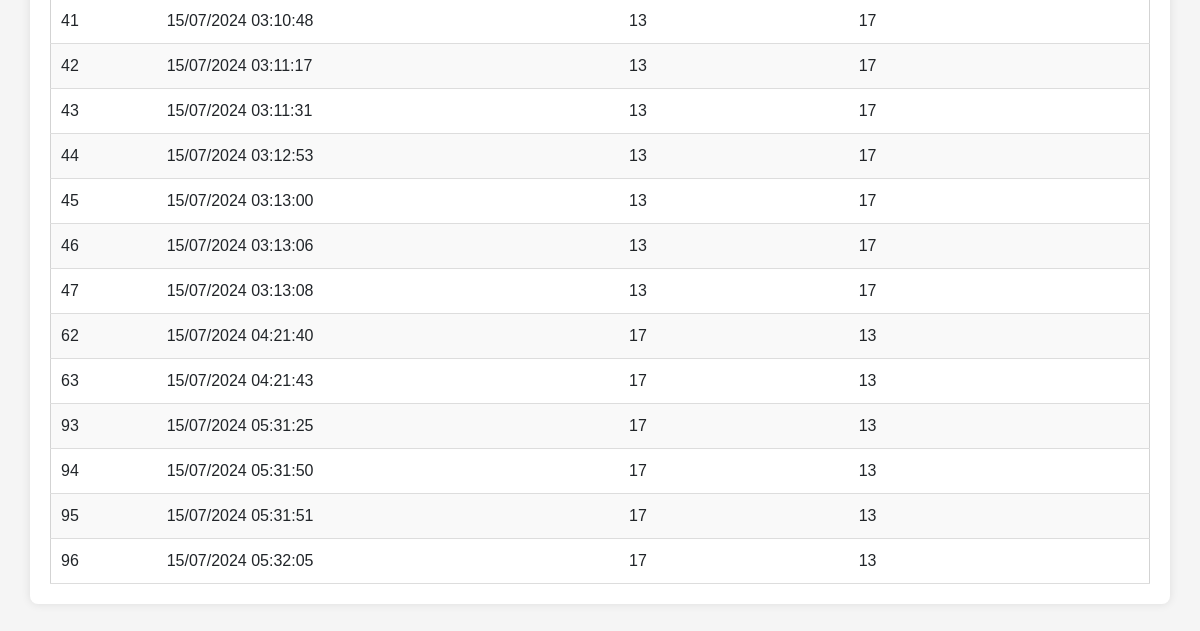
/users/visits.php (signed in, lower part), run on an earlier commit of the app's database.
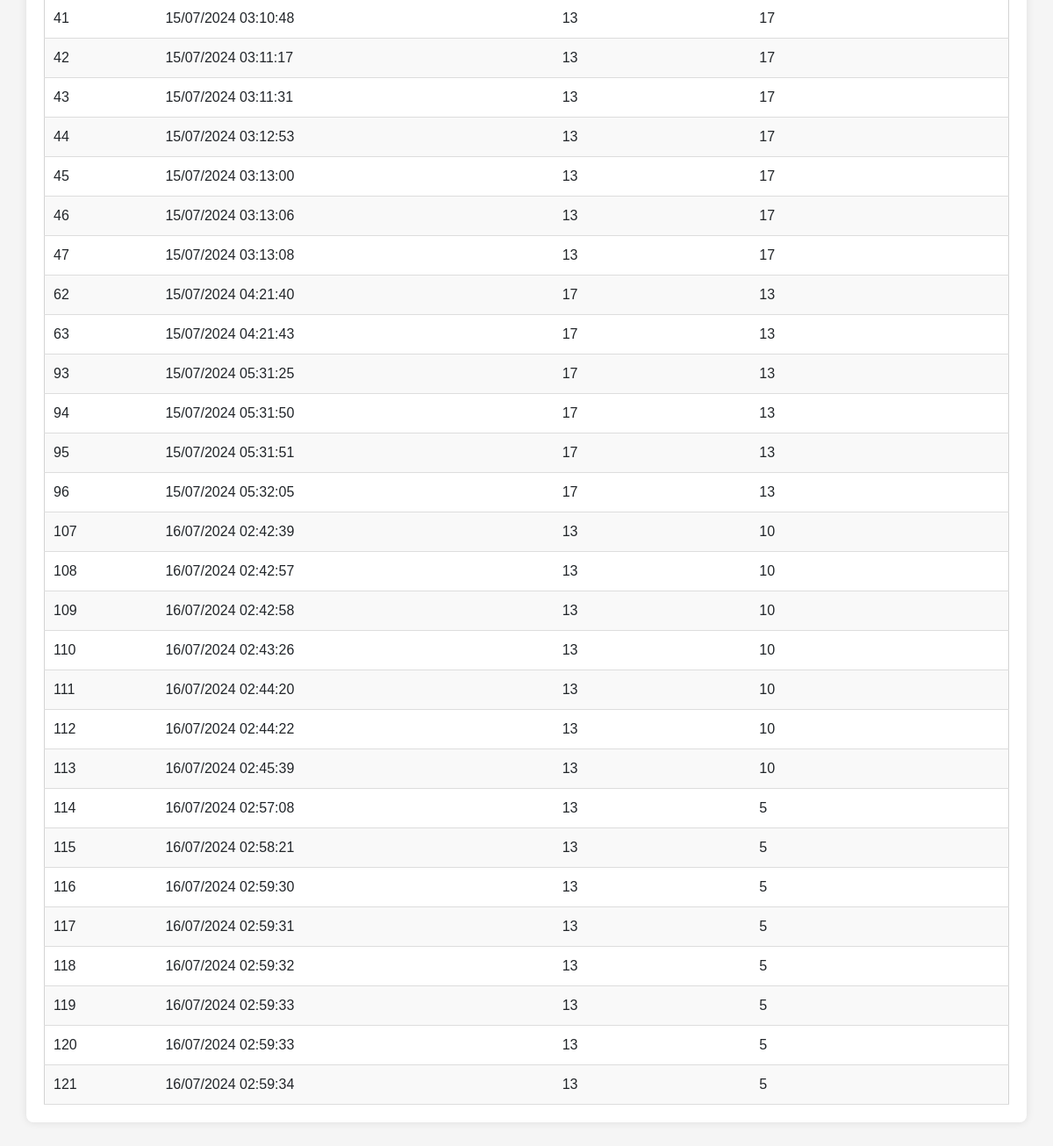
And on a later commit of the database.
### tables this page shows
CREATE TABLE users_visits (
    id INTEGER PRIMARY KEY AUTOINCREMENT,
    id_host INTEGER,
    id_guest INTEGER,
    created_at TIMESTAMP DEFAULT CURRENT_TIMESTAMP,
    FOREIGN KEY (id_host) REFERENCES users(id),
    FOREIGN KEY (id_guest) REFERENCES users(id)
);

### src/back/config.php (called while the page is built, shortened)
<?php
    function format_date($date_string){
        return $date_string != null ? date('d/m/Y H:i:s',strtotime($date_string)) : "";
    }
?>

### users/visits.php (the view, shortened to what this page needs)
<?php
    require "../src/back/config.php";
?>
<!DOCTYPE html>
<html lang="en">
    <head>
        <?php require SRC_URL."front/head.php" ?>
    </head>
    <body>
        <section class = "table-container">
            <table>
                <tbody>
                    <?php
                        $db = db_conn();
                        $query = $db->query("SELECT * FROM users_visits WHERE id_guest = ".$_SESSION['user']['id']." OR id_host = ".$_SESSION['user']['id']);
                        $visits = [];
                        while ($row = $query->fetchArray(SQLITE3_ASSOC)) {
                            $visits[] = $row;
                        }
                        foreach ($visits as $visit) {
                            echo "<tr scope = 'row'>";
                            echo "<td>".$visit['id']."</td>";
                            echo "<td>".format_date($visit['created_at'])."</td>";
                            echo "<td>".$visit['id_guest']."</td>";
                            echo "<td>".$visit['id_host']."</td>";
                            echo "</tr>";
                        }
                    ?>
                </tbody>
            </table>
        </section>
    </body>
</html>

What changed in the data, as far as the page shows it:
added users_visits: id "107", created_at "16/07/2024 02:42:39", id_guest "13", id_host "10"
added users_visits: id "108", created_at "16/07/2024 02:42:57", id_guest "13", id_host "10"
added users_visits: id "109", created_at "16/07/2024 02:42:58", id_guest "13", id_host "10"
added users_visits: id "110", created_at "16/07/2024 02:43:26", id_guest "13", id_host "10"
added users_visits: id "111", created_at "16/07/2024 02:44:20", id_guest "13", id_host "10"
added users_visits: id "112", created_at "16/07/2024 02:44:22", id_guest "13", id_host "10"
added users_visits: id "113", created_at "16/07/2024 02:45:39", id_guest "13", id_host "10"
added users_visits: id "114", created_at "16/07/2024 02:57:08", id_guest "13", id_host "5"
added users_visits: id "115", created_at "16/07/2024 02:58:21", id_guest "13", id_host "5"
added users_visits: id "116", created_at "16/07/2024 02:59:30", id_guest "13", id_host "5"
added users_visits: id "117", created_at "16/07/2024 02:59:31", id_guest "13", id_host "5"
added users_visits: id "118", created_at "16/07/2024 02:59:32", id_guest "13", id_host "5"
added users_visits: id "119", created_at "16/07/2024 02:59:33", id_guest "13", id_host "5"
added users_visits: id "120", created_at "16/07/2024 02:59:33", id_guest "13", id_host "5"
added users_visits: id "121", created_at "16/07/2024 02:59:34", id_guest "13", id_host "5"
